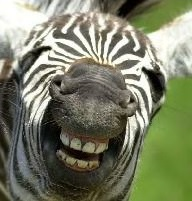
#> input picture Asset/gambar.jpg, 192 x 201 px
$ jupyter execute 'Materi Pengolahan Citra Digital.ipynb'   (shell and % lines are left out)
#> lines starting #> are read from the running program, lines starting #| are printed output that depends on the picture
# Pengolahan Citra Digital

# *Basic Operation of Digital Image Processing*

Di bawah ini saya akan menjabarkan beberapa hal yang menjadi operasi dasar pada pengolahan citra digital. Yang perlu diperhatikan adalah saya menggunakan bahasa pemograman python dengan library yang digunakan adalah sebagai berikut:
1. OpenCV = digunakan hampir pada seluruh proses DIP dan comvis
2. numpy = library khusus untuk menghitung operasi matriks
3. Matplotlib = digunakan untuk plotting

Mohon diperhatikan, apa yang sudah tertulis pada buku *Panduan Visi Komputer* seperti teori maupun rumus tidak akan saya tuliskan semua kembali pada *notebook* ini.

Source : https://medium.com/readers-writers-digest/beginners-guide-to-computer-vision-23606224b720

### Type of Tasks in Computer Vision

#### 1. Image Classification : Task of assigning an input image one label from a fixed set of categories

> Paper : __[https://papers.nips.cc/paper/4824-imagenet-classification-with-deep-convolutional-neural-networks.pdf](https://papers.nips.cc/paper/4824-imagenet-classification-with-deep-convolutional-neural-networks.pdf)__

**Classification in ImageNet :**
$$e = \frac 1 n \sum_{k} min_{j} d(l_{j}, g_{k}) \tag{1}$$

**The image classification pipeline :**
1. Input : Training set
2. Learning : Classifier / model
3. Evaluation : Intuitively, we’re hoping that a lot of the predictions of model match up with the true answers (which we call the ground truth).
___

#### 2. Object Localization

____
**<center>Vehicle detection</center>**

____

____

#### 3. Object Detection

> Paper : __[https://arxiv.org/abs/1512.03385](https://arxiv.org/abs/1512.03385)__

> "In object detection it is possible to detect more than 1 object"

[cell 1]
import cv2 # Library opencv
import matplotlib.pyplot as plt
# digunakan untuk menampilkan citra pada jupyter notebook

img = cv2.imread("Asset/gambar.jpg") # Ini gambar favorit saya!
#> img is the input picture: shape (201, 192, 3); mean B, G, R 102.8, 127, 122.7
# Pada program python biasa, bisa menggunakan:
# cv2.imshow("judul", variabel_citra)
plt.imshow(img)
plt.show()
# Oh ada yang aneh dengan citra ini, apa ya?

[cell 2]
import matplotlib.image as mpimg

im = mpimg.imread("Asset/gambar.jpg")
plt.imshow(im)

[cell 3]
# Opencv
print(img.shape) # dimensi dari citra (y,x, channel)
#| (201, 192, 3)
img[0,0]
#> Out = [253, 253, 253]
# variabel_citra [y, x, channel]

[cell 4]
gray_img = cv2.cvtColor(img, cv2.COLOR_BGR2GRAY)
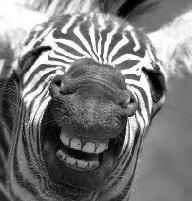
#> gray_img: shape (201, 192); min 0, max 255, mean 123
# Untuk menampilkan citra abu-abu,
# cmap atau color mapping pada matplotlib perlu diganti
plt.imshow(gray_img,cmap='gray')

[cell 5]
plt.gray()
im = im.mean(axis=2)
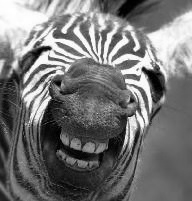
#> im: shape (201, 192) float64; min 0, max 255, mean 117.5
plt.imshow(im)

RGB/BGR $\leftrightarrow$ grayscale (cv2.COLOR_BGR2GRAY, cv2.COLOR_RGB2GRAY, cv2.COLOR_GRAY2BGR, cv2.COLOR_GRAY2RGB).

RGB[A] ke GRAY:
$ Y \leftarrow 0.299 \cdot R + 0.587 \cdot G + 0.114 \cdot B $

dan GRAY ke RGB[A]:
$R \leftarrow Y, G \leftarrow Y, B \leftarrow Y, A \leftarrow max(ChannelRange)$

[cell 6]
# Hue, Saturation, Value
# Blue, Green, Red
hsv_img = cv2.cvtColor(img, cv2.COLOR_BGR2HSV)
#> hsv_img: shape (201, 192, 3); mean H, S, V 34.4, 64.9, 129.1
plt.imshow(hsv_img)
plt.show()

[cell 7]
# Y-Cr-Cb
YCrCb_img = cv2.cvtColor(img, cv2.COLOR_BGR2YCrCb)
#> YCrCb_img: shape (201, 192, 3); mean of channels 0, 1, 2 123, 127.8, 116.6
plt.imshow(YCrCb_img)
plt.show()

[cell 8]
gray_img

[cell 9]
print("Jumlah pixel",img.size) # Untuk mendapatkan jumlah pixel pada citra
#| Jumlah pixel 115776
print("Bentuk citra", img.shape, "\nCitra abu-abu", gray_img.shape)
#| Bentuk citra (201, 192, 3)
#| Citra abu-abu (201, 192)
# Apa perbedaan dari kedua keluaran tersebut?
print("Tipe data", type(img)," tipe data citra", img.dtype)
#| Tipe data <class 'numpy.ndarray'>  tipe data citra uint8
# Bisa dijelaskan apakah perbedaan dari tipe data dengan tipe data citra?
print("Color space", img[0,0])
#| Color space [253 253 253]

[cell 10]
b, g, r = cv2.split(img)
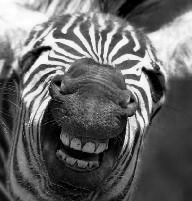
#> b: shape (201, 192); min 0, max 255, mean 102.8
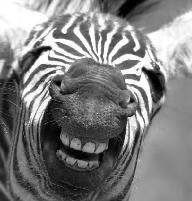
#> g: shape (201, 192); min 0, max 255, mean 127
print("Memisahkan color channel [b, g, r]", b.shape, g.shape, r.shape)
#| Memisahkan color channel [b, g, r] (201, 192) (201, 192) (201, 192)
img_merge = cv2.merge((b,g,r))
print("Menggabungkan color channel", img_merge.shape)
#| Menggabungkan color channel (201, 192, 3)
# Dapat juga menggunakan akses langsung seperti img[:,:,i] dimana i = 0,1,2
# sesuai urutan pada color channelnya
